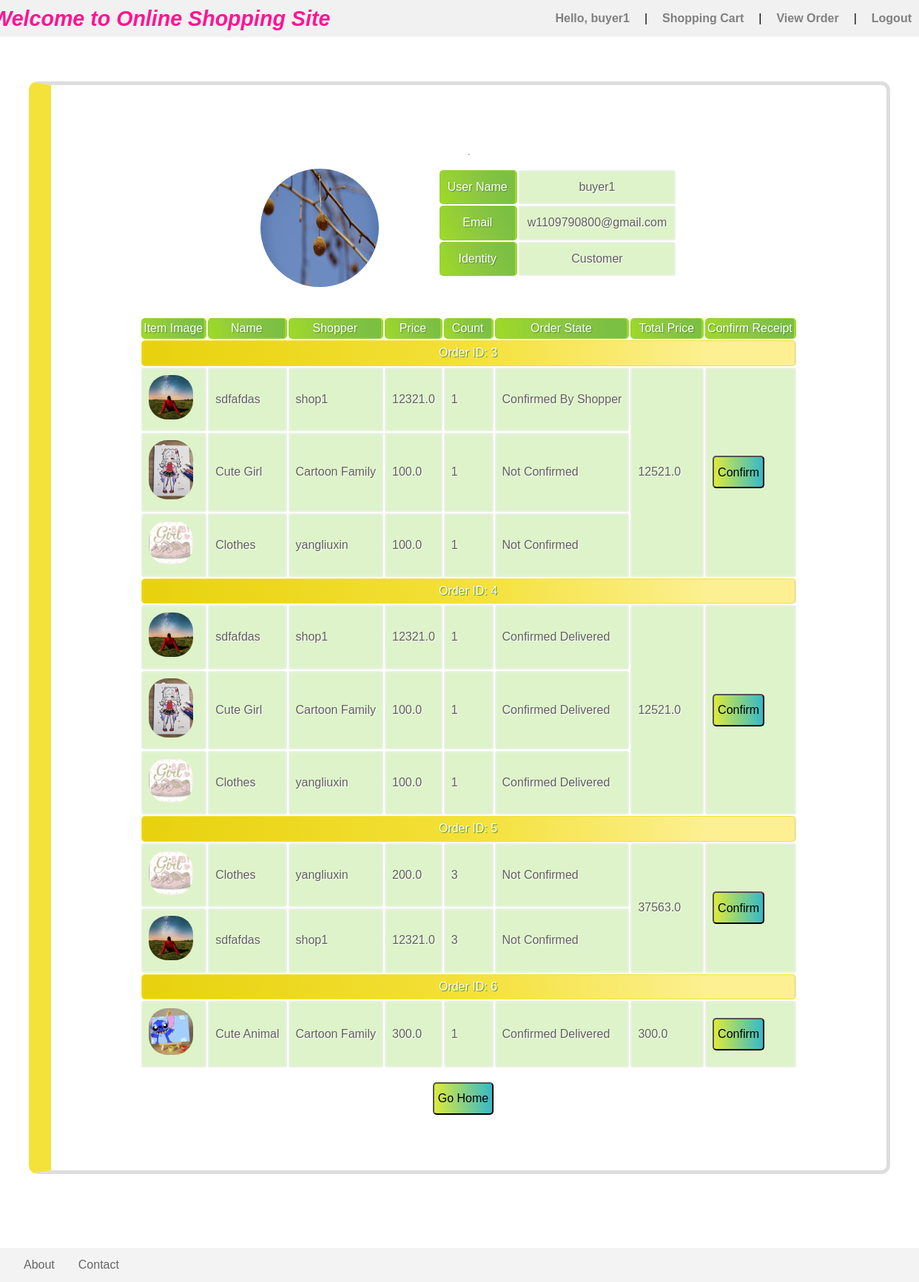
Screenshot of /order/view (signed in) with the database file from the repository.
### project/models/UserModel.py (models this page shows, shortened)
class User(UserMixin, PkModel):
    __tablename__ = "users"
    username = Column(db.String(80), unique=True, nullable=False)
    main_image_url = Column(db.VARCHAR(255), nullable=True, default="static/image/user_info/default_avatar.jpg")
    email = Column(db.String(80), unique=True, nullable=False)
    password = Column(db.String(128), nullable=True)
    created_at = Column(db.DateTime, nullable=False, default=dt.datetime.utcnow)
    first_name = Column(db.String(30), nullable=True)
    last_name = Column(db.String(30), nullable=True)
    active = Column(db.Boolean(), default=False)
    is_shopper = Column(db.Boolean(), default=False)
    items = db.relationship("Item", backref='owned_user', lazy=True)
    cart = db.relationship("Cart", backref='cart_user', lazy=True)
    order = db.relationship("Order", backref='order_user', lazy=True)

### project/models/OrderModel.py (models this page shows, shortened)
class Order(PkModel):
    __tablename__ = "orders"
    order_id = Column(db.Integer, nullable=False)
    count = Column(db.Integer, nullable=False)
    item_id = db.Column(db.Integer, db.ForeignKey("item.id"))
    user_id = db.Column(db.Integer, db.ForeignKey("users.id"))
    shopper_id = db.Column(db.Integer)
    is_confirmed_by_shopper = db.Column(db.Boolean, nullable=False, default=False)
    is_confirmed_delivery = db.Column(db.Boolean, nullable=False, default=False)
    created_at = Column(db.DateTime, nullable=False, default=dt.datetime.utcnow)
    def get_shop_userID(self) -> int:
        return Item.get_by_id(self.item_id).owner

### project/models/ItemModel.py (models this page shows, shortened)
class Item(PkModel):
    __tablename__ = "item"
    name = Column(db.VARCHAR(255), nullable=False, default="")
    price = Column(db.Float(50), nullable=False, default=0.0)
    description = db.Column(db.String(length=1024), nullable=False, default="")
    inventory = Column(db.Integer, nullable=False, default=0)
    sold_count = Column(db.Integer, nullable=False, default=0)
    disabled = Column(db.Boolean, nullable=False, default=False)
    created_at = Column(db.DateTime, nullable=False, default=dt.datetime.utcnow)
    main_image_url = Column(db.VARCHAR(255), nullable=False, default="")
    owner = db.Column(db.Integer, db.ForeignKey("users.id"))
    cart = db.relationship("Cart", backref='cart_item', lazy=True)
    order = db.relationship("Order", backref='order_item', lazy=True)

### project/shopping/order.py (the view)
@blueprint.route("/order/view", methods=["GET", "POST"])
@login_required
def view_order():
    user: User = current_user
    total_price: dict = {}
    order_dict: dict = {}
    if user.is_shopper:
        orders = OrderModel.get_orders_by_shopper(user.id)
    else:
        orders = OrderModel.get_orders_by_userid(user.id)
    for order_id in orders:
        tmp_price = 0
        for order in orders[order_id]:
            shop_user_id: int = order.get_shop_userID()
            item_id: int = order.item_id
            item: Item = Item.get_by_id(item_id)
            order.item = item
            user_id: int = order.user_id
            buyer: User = User.get_by_id(user_id)
            shopper: User = User.get_by_id(shop_user_id)
            order.buyer = buyer
            order.shopper = shopper
            tmp_price += item.price * order.count
            order.status = "Not Confirmed"
            if order.is_confirmed_by_shopper:
                order.status = "Confirmed By Shopper"
            if order.is_confirmed_delivery:
                order.status = "Confirmed Delivered"
        total_price[order_id] = tmp_price
    return render_template("shopping/order.html", order_dict=order_dict, isshopper=user.is_shopper,
                           orders=orders, total_price=total_price)

### project/templates/shopping/order.html (shortened to what this page needs)
{% extends "/base/base.html" %}
{% block style %}
    <link rel="stylesheet" href="../../static/css/shopping/order.css">
    <link rel="stylesheet" href="../../static/css/shopping/shopping_cart.css">
{% endblock %}
{% block content %}
    <div class="shopping-cart-big-box">
        <div id="shopping-cart-box">
            <br>
            <hr>
            <br>
            <div class="user-info-default">
                <div id="default_avatar">
                    <img src="../../{{ current_user.main_image_url }}" alt="">
                </div>
                <div id="empty">
                </div>
                <div id="default-info">
                    <table class="add-item-box-table">
                        <tbody>
                        <tr>
                            <th>User Name</th>
                            <td>{{ current_user.username }}</td>
                        </tr>
                        <tr>
                            <th>Email</th>
                            <td>{{ current_user.email }}</td>
                        </tr>
                        <tr>
                            <th>Identity</th>
                            <td>
                                {% if current_user.is_shopper %}
                                    Seller
                                {% else %}
                                    Customer
                                {% endif %}
                            </td>
                        </tr>
                        </tbody>
                    </table>
                </div>
            </div>
            <br><br>
            <table class="shopping-cart-box-table">
                <thead>
                <tr>
                    <th class="cancel-column">Item Image</th>
                    <th class="index-item-image-box">Name</th>
                    <th class="index-item-image-box">
                        {% if current_user.is_shopper %}
                            Buyer
                        {% else %}
                            Shopper
                        {% endif %}
                    </th>
                    <th>Price</th>
                    <th>Count</th>
                    <th>Order State</th>
                    <th>Total Price</th>
                    <th class="cancel-column">Confirm Receipt</th>
                </tr>
                </thead>
                <tbody>
                {% for order_id in orders %}
                    <tr class="shopping-cart-seller">
                        <th colspan="8">Order ID: {{ order_id }}</th>
                    </tr>
                    {% for order in orders[order_id] %}
                        <tr>
                        <td class="index-item-image-box">
                            <a
                                    href="{{ url_for("item.details", itemID=order.item_id) }}"><img
                                    class="index-item-image"
                                    src="{{ url_for('static', filename='uploaded_files/'+order.item.main_image_url) }}"
                                    value="Item Image"></a>
                        </td>
                        <td>
                            {{ order.item.name }}
                        </td>
                        <td>
                            {% if current_user.is_shopper %}
                                {{ order.buyer.username }}
                            {% else %}
                                {{ order.shopper.username }}
                            {% endif %}
                        </td>
                        <td>
                            {{ order.item.price }}
                        </td>
                        <td>
                            {{ order.count }}
                        </td>
                        <td>
                            {{ order.status }}
                        </td>
                        {% if loop.index == 1 %}
                            <td rowspan="{{ orders[order_id]|length }}">
                                {{ total_price[order_id] }}
                            </td>
                            <td rowspan="{{ orders[order_id]|length }}">
                                {% if current_user.is_shopper %}
                                    <button class="button-default">
                                        <a href="{{ url_for("order.shopper_confirm_order", order_id=order_id) }}">Confirm</a>
                                    </button>
                                {% else %}
                                    <button class="button-default">
                                        <a href="{{ url_for("order.buyer_confirm_order", order_id=order_id) }}">Confirm</a>
                                    </button>
                                {% endif %}
                            </td>
                        {% endif %}
                    {% endfor %}
                </tr>
                {% endfor %}
                </tbody>
            </table>
            <br>
            <button class="button-default">
                <a href="{{ url_for("index.home") }}">
                    Go Home
                </a>
            </button>
        </div>
    </div>
{% endblock %}

### project/templates/base/base.html (shortened to what this page needs)
<!DOCTYPE html>
<html lang="en">
<head>
    <link rel="stylesheet" href="{{ url_for('static',filename='css/base/base.css') }}">
    <link rel="stylesheet" href="{{ url_for('static',filename='css/base/footer.css') }}">
    <link rel="stylesheet" href="{{ url_for('static',filename='css/base/new_navbar.css') }}">
    {% block style %}
    {% endblock %}
</head>
<body>
<header>
    <nav>
        {% block nav %}
            <div class="nav-container-box">
                <a class="nav-main-text" href="{{ url_for("index.home") }}">Welcome to Online Shopping Site</a>
                <ul class="nav-right-bar">
                    {% if current_user.is_authenticated %}
                        <li><a href="{{ url_for("user.info") }}">Hello, {{ current_user.username }}</a></li>
                        <li>|</li>
                        {% if current_user.is_shopper %}
                            <li class="nav-title_shopping_cart">
                                &nbsp;&nbsp;&nbsp;<a href="{{ url_for("item.ManageItem") }}">Manage Items</a>
                            </li>
                            <li>|</li>
                            <li class="nav-title_shopping_cart">
                                <a href="{{ url_for("order.view_order") }}">
                                    Manage Order</a>
                            </li>
                        {% else %}
                            <li class="nav-title_shopping_cart">
                                <a href="{{ url_for("cart.shopping_cart") }}">
                                    Shopping Cart</a>
                            </li>
                            <li>|</li>
                            <li class="nav-title_shopping_cart">
                                <a href="{{ url_for("order.view_order") }}">
                                    View Order</a>
                            </li>
                        {% endif %}
                        <li>|</li>
                        <li><a href="{{ url_for("user.logout") }}">Logout</a></li>
                    {% endif %}
                </ul>
            </div>
        {% endblock %}
    </nav>
</header>
{% block body %}
    <section id="container">
        {% block content %}
        {% endblock %}
    </section>
    {% block footer %}
        {% include '/base/footer.html' %}
    {% endblock %}
{% endblock %}
</body>
</html>

### project/templates/base/footer.html
<footer class="footer-bar">
    <ul class="footer-item-list">
        <li><a href="{{ url_for('index.about') }}">About</a></li>
        <li><a href="mailto:yuyang.wang@ucdconnect.ie">Contact</a></li>
    </ul>
</footer>

### rows the page displays
User: username "buyer1", main_image_url (picture), email "w1109790800@gmail.com"
Order: main_image_url (picture), item.name "sdfafdas", shopper.username "shop1", item.price "12321.0", count "1", status "Confirmed By Shopper", total_price "12521.0"
Order: main_image_url (picture), item.name "Cute Girl", shopper.username "Cartoon Family", item.price "100.0", count "1", status "Not Confirmed"
Order: main_image_url (picture), item.name "Clothes", shopper.username "yangliuxin", item.price "100.0", count "1", status "Not Confirmed"
Order: main_image_url (picture), item.name "sdfafdas", shopper.username "shop1", item.price "12321.0", count "1", status "Confirmed Delivered", total_price "12521.0"
Order: main_image_url (picture), item.name "Cute Girl", shopper.username "Cartoon Family", item.price "100.0", count "1", status "Confirmed Delivered"
Order: main_image_url (picture), item.name "Clothes", shopper.username "yangliuxin", item.price "100.0", count "1", status "Confirmed Delivered"
Order: main_image_url (picture), item.name "Clothes", shopper.username "yangliuxin", item.price "200.0", count "3", status "Not Confirmed", total_price "37563.0"
Order: main_image_url (picture), item.name "sdfafdas", shopper.username "shop1", item.price "12321.0", count "3", status "Not Confirmed"
Order: main_image_url (picture), item.name "Cute Animal", shopper.username "Cartoon Family", item.price "300.0", count "1", status "Confirmed Delivered", total_price "300.0"

### other values shown
{{ order_id }} "3" "4" "5" "6"
